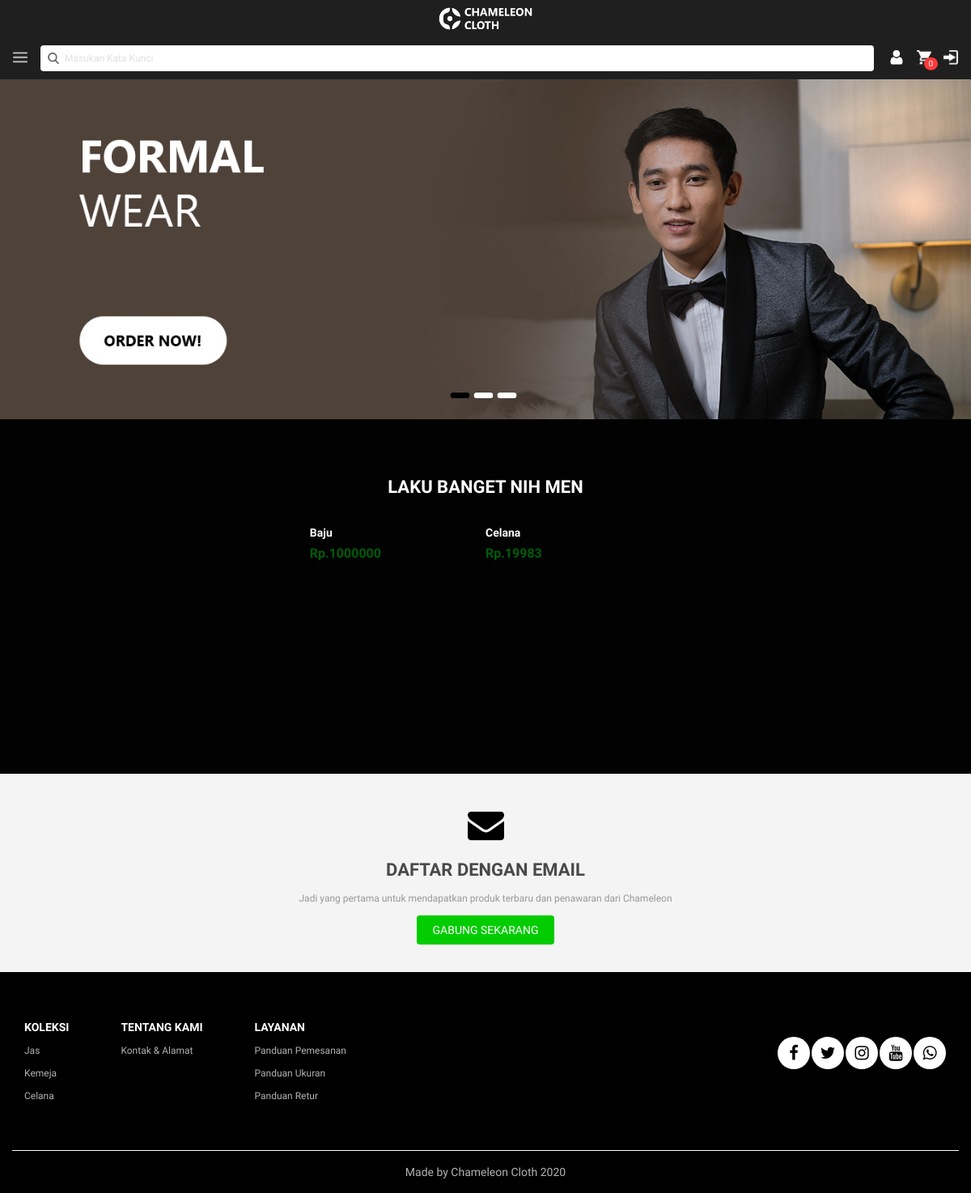
Page /user/home on the earlier database version.
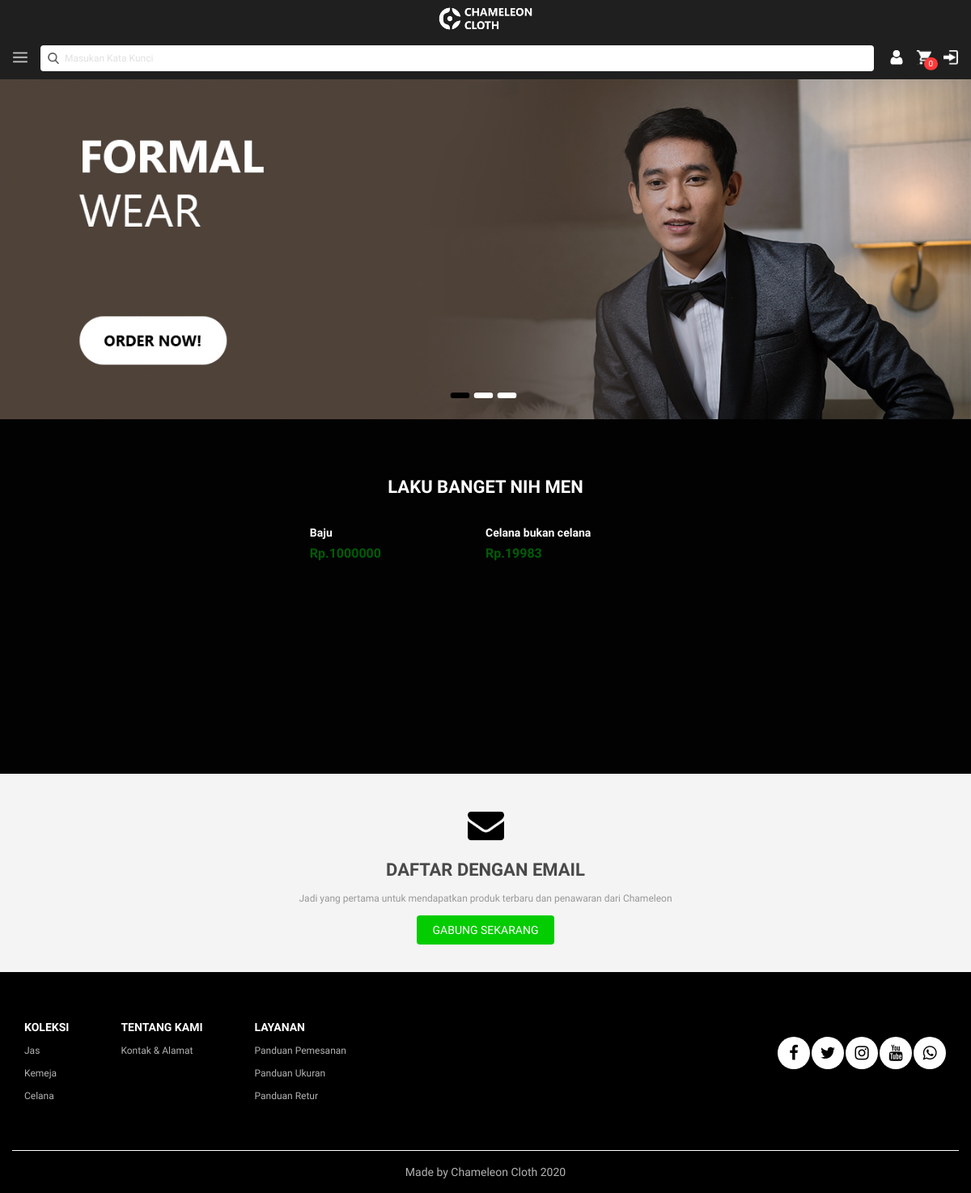
Same page on the later database version.
### tables this page shows
CREATE TABLE `produk` (
  `id_produk` varchar(36) NOT NULL,
  `kode_produk` varchar(30) NOT NULL,
  `nama_produk` varchar(150) NOT NULL,
  `deskripsi_produk` text NOT NULL,
  `stok_produk` int(3) NOT NULL,
  `harga_produk` float NOT NULL,
  `id_kategori` varchar(36) NOT NULL,
  `warna_produk` varchar(30) NOT NULL,
  `size_produk` varchar(10) NOT NULL,
  `thumbnail_produk` text NOT NULL,
  `created_at` datetime NOT NULL,
  `updated_at` datetime NOT NULL
);

### application/controllers/user/Home.php (called while the page is built, shortened)
<?php
class Home extends MY_Controller{
    public function __construct(){
        $this->load->model('Produk_model', 'produk');
        $this->load->model('Pengguna_model', 'user');
        $this->load->model('Kategori_model', 'kategori');
        $this->load->model('Cart_model', 'cart');
        $this->load->model('Alamat_model', 'alamat');
        $this->load->model('Detailcart_model', 'cart_item');
        $this->load->model('Transaksi_model', 'transaksi');
        $this->load->library('bcrypt');
        $this->load->library('form_validation');
    }
    public function index(){
        $thumbnail = array();
            $data['produk'] = $this->produk->order_by("kode_produk", "ASC");
            $data['produk'] = $this->produk->getJoin("kategori","kategori.id_kategori=produk.id_kategori","inner");
            $data['produk'] = $this->produk->getData()->result_array();
            foreach ($data['produk'] as $row) {
                $foto = explode(',', $row['thumbnail_produk']);
                $thumbnail[$row['id_produk']] = $foto[0];
            }
            $data['thumbnail'] = $thumbnail;
            if ($this->userIsLoggedIn()) {
                $data['id_cart'] = $this->cart->getWhere("id_pengguna",$this->session->userdata['user_data']['id']);
                $data['id_cart'] = $this->cart->getData()->row();
            }else{
                $data['id_cart'] = "";
                }
        $this->load->view('public/home',$data);
    }
}
?>

### index.php (called while the page is built, shortened)
<?php
require_once BASEPATH.'core/CodeIgniter.php';

### application/core/MY_Model.php (called while the page is built, shortened)
<?php
class MY_Model extends CI_Model{
    protected $table = "";
    function getData()
    {
        $query = $this->db->get($this->table);
        return $query;
    }
}

### application/views/public/home.php (the view, shortened to what this page needs)
<section id="content">
	<div class="homepage">
        <section class="banner">
            <div class="owl-carousel owl-theme">
                <a href="<?= base_url()?>promo">
                    <div class="banner-card">
                        <img src="<?= base_url()?>assets/images/bg_all/formal.jpeg">
                    </div>
                </a>
            </div>
        </section>
        <section class="hot-product">
            <h1>Laku Banget Nih Men</h1>
                <div class="container">
                    <?php foreach($produk as $p){?>
                    <div class="product-hotcard">
                        <a href="<?= base_url()?>detail?produk=<?= $p['id_produk']?>">
                                <h1><?= $p['nama_produk'];?></h1>
                                    <div class="price-after">Rp.<?= $p['harga_produk'];?></div>
                        </a>
                    </div>
                    <?php }?>
                </div>
        </section>
        <section class="signup" >
            <i class="svg-icon svg_icon__home_envelope"></i>
            <h1>Daftar Dengan Email</h1>
            <h2>Jadi yang pertama untuk mendapatkan produk terbaru dan penawaran dari Chameleon</h2>
            <a href="<?= base_url()?>login" class="home_button">
                    GABUNG SEKARANG
            </a>
        </section>
    </div>
</section>

Differences in the rows shown:
changed produk: nama_produk "Celana" → "Celana bukan celana"
